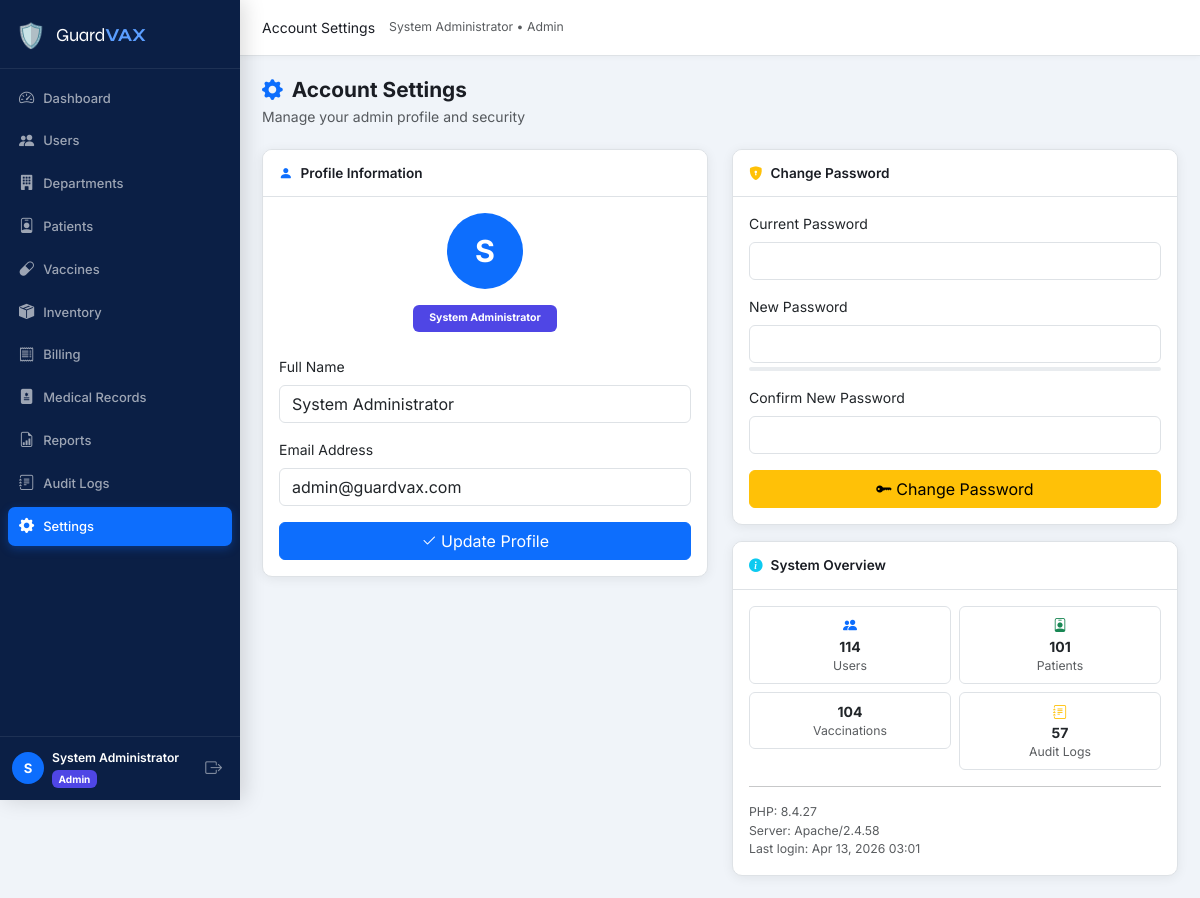
Screenshot of /admin/settings.php (signed in) with the database file from the repository.
### tables this page shows
CREATE TABLE `users` (
  `id` int(10) UNSIGNED NOT NULL,
  `name` varchar(150) NOT NULL,
  `email` varchar(150) NOT NULL,
  `password` varchar(255) NOT NULL,
  `role_id` int(10) UNSIGNED NOT NULL,
  `department_id` int(10) UNSIGNED DEFAULT NULL,
  `status` enum('active','inactive','pending') NOT NULL DEFAULT 'pending',
  `email_verified` tinyint(1) NOT NULL DEFAULT 0,
  `created_at` datetime NOT NULL DEFAULT current_timestamp(),
  `updated_at` datetime NOT NULL DEFAULT current_timestamp() ON UPDATE current_timestamp()
);

CREATE TABLE `roles` (
  `id` int(10) UNSIGNED NOT NULL,
  `name` varchar(50) NOT NULL,
  `label` varchar(100) NOT NULL
);

### config/db.php (called while the page is built, shortened)
<?php
function db(): PDO {
    static $pdo = null;
    if ($pdo === null) {
        $dsn = sprintf(
            'mysql:host=%s;port=%s;dbname=%s;charset=%s',
            DB_HOST, DB_PORT, DB_NAME, DB_CHARSET
        );
        $options = [
            PDO::ATTR_ERRMODE            => PDO::ERRMODE_EXCEPTION,
            PDO::ATTR_DEFAULT_FETCH_MODE => PDO::FETCH_ASSOC,
            PDO::ATTR_EMULATE_PREPARES   => false,
        ];
        try {
            $pdo = new PDO($dsn, DB_USER, DB_PASS, $options);
            $offset = (new DateTime())->format('P');
            $pdo->exec("SET time_zone='{$offset}'");
        } catch (PDOException $e) {
            die('<div style="padding:2rem;color:red;font-family:monospace">
                <strong>Database Connection Error:</strong> ' . htmlspecialchars($e->getMessage()) . '
            </div>');
        }
    }
    return $pdo;
}

### includes/functions.php (called while the page is built, shortened)
<?php
require_once __DIR__ . '/../config/db.php';
function sanitize(string $value): string
{
    return htmlspecialchars(trim($value), ENT_QUOTES, 'UTF-8');
}
function formatDate(string $date, string $format = 'M d, Y'): string
{
    return $date ? date($format, strtotime($date)) : 'N/A';
}

### admin/settings.php (the view, shortened to what this page needs)
<?php
require_once __DIR__ . '/../includes/auth.php';
require_once __DIR__ . '/../includes/layout.php';
$user   = guard('admin');
$stmt = db()->prepare('SELECT u.*, r.name AS role_name FROM users u JOIN roles r ON r.id=u.role_id WHERE u.id=?');
$stmt->execute([$user['id']]);
$currentUser = $stmt->fetch();
$stats = [
    'users'        => (int)db()->query('SELECT COUNT(*) FROM users')->fetchColumn(),
    'patients'     => (int)db()->query('SELECT COUNT(*) FROM patients')->fetchColumn(),
    'vaccinations' => (int)db()->query('SELECT COUNT(*) FROM vaccinations')->fetchColumn(),
    'logs'         => (int)db()->query('SELECT COUNT(*) FROM audit_logs')->fetchColumn(),
];
?>
<?php renderHead('Settings'); ?>
<?php renderNav($user); ?>
<?php renderPageHeader('Account Settings', 'Manage your admin profile and security', 'gear-fill'); ?>
<div class="row g-4">
  <div class="col-md-6">
    <div class="card card-gvx">
      <div class="card-header-gvx"><i class="bi bi-person-fill me-2 text-primary"></i>Profile Information</div>
      <div class="card-body">
        <div class="text-center mb-4">
          <div class="profile-avatar mx-auto mb-3">
            <?= mb_strtoupper(mb_substr($currentUser['name'], 0, 1)) ?>
          </div>
          <span class="badge bg-role-admin px-3 py-2">System Administrator</span>
        </div>
        <form method="POST" novalidate>
          <div class="mb-3">
            <label class="form-label">Full Name</label>
            <input type="text" name="name" class="form-control" value="<?= sanitize($currentUser['name']) ?>" required>
          </div>
          <div class="mb-3">
            <label class="form-label">Email Address</label>
            <input type="email" name="email" class="form-control" value="<?= sanitize($currentUser['email']) ?>" required>
          </div>
          <button type="submit" class="btn btn-primary w-100"><i class="bi bi-check2 me-1"></i>Update Profile</button>
        </form>
      </div>
    </div>
  </div>
  <div class="col-md-6">
    <div class="card card-gvx mb-3">
      <div class="card-header-gvx"><i class="bi bi-shield-lock-fill me-2 text-warning"></i>Change Password</div>
      <div class="card-body">
        <form method="POST" novalidate>
          <div class="mb-3">
            <label class="form-label">Current Password</label>
            <input type="password" name="current_password" class="form-control" required>
          </div>
          <div class="mb-3">
            <label class="form-label">New Password</label>
            <input type="password" name="new_password" id="newPw" class="form-control" required minlength="8">
            <div class="progress mt-1" style="height:4px">
            </div>
          </div>
          <div class="mb-3">
            <label class="form-label">Confirm New Password</label>
            <input type="password" name="confirm_password" class="form-control" required>
          </div>
          <button type="submit" class="btn btn-warning w-100"><i class="bi bi-key-fill me-1"></i>Change Password</button>
        </form>
      </div>
    </div>
    <div class="card card-gvx">
      <div class="card-header-gvx"><i class="bi bi-info-circle-fill me-2 text-info"></i>System Overview</div>
      <div class="card-body">
        <div class="row g-2 text-center">
          <?php foreach ([
            ['label'=>'Users', 'val'=>$stats['users'], 'icon'=>'people-fill', 'color'=>'primary'],
            ['label'=>'Patients', 'val'=>$stats['patients'], 'icon'=>'person-badge', 'color'=>'success'],
            ['label'=>'Vaccinations', 'val'=>$stats['vaccinations'], 'icon'=>'syringe', 'color'=>'info'],
            ['label'=>'Audit Logs', 'val'=>$stats['logs'], 'icon'=>'journal-text', 'color'=>'warning'],
          ] as $s): ?>
          <div class="col-6">
            <div class="p-2 border rounded">
              <i class="bi bi-<?= $s['icon'] ?> text-<?= $s['color'] ?>"></i>
              <div class="fw-bold"><?= number_format($s['val']) ?></div>
              <div class="text-muted small"><?= $s['label'] ?></div>
            </div>
          </div>
          <?php endforeach; ?>
        </div>
        <hr>
        <div class="small text-muted">
          <div>PHP: <?= PHP_VERSION ?></div>
          <div>Server: <?= sanitize($_SERVER['SERVER_SOFTWARE'] ?? 'Unknown') ?></div>
          <div>Last login: <?= formatDate($currentUser['updated_at'], 'M d, Y H:i') ?></div>
        </div>
      </div>
    </div>
  </div>
</div>
<?php renderFooter(); ?>

### includes/layout.php (shortened to what this page needs)
<?php
function renderHead(string $title, array $extraCss = []): void
{
    $siteName = SITE_NAME;
    $siteUrl  = SITE_URL;
    echo <<<HTML
<!DOCTYPE html>
<html lang="en">
<head>
  <meta charset="UTF-8">
  <meta name="viewport" content="width=device-width, initial-scale=1.0">
  <title>{$title} — {$siteName}</title>
  <link rel="stylesheet" href="https://cdn.jsdelivr.net/npm/bootstrap@5.3.2/dist/css/bootstrap.min.css">
  <link rel="stylesheet" href="https://cdn.jsdelivr.net/npm/bootstrap-icons@1.11.3/font/bootstrap-icons.min.css">
  <link rel="preconnect" href="https://fonts.googleapis.com">
  <link href="https://fonts.googleapis.com/css2?family=Inter:wght@300;400;500;600;700&family=Syne:wght@700;800&display=swap" rel="stylesheet">
  <link rel="stylesheet" href="{$siteUrl}/assets/css/style.css">
HTML;
    echo "</head>\n<body>\n";
}
function renderNav(array $user): void
{
    $role    = $user['role_name'];
    $name    = htmlspecialchars($user['name']);
    $roleLabel = ucfirst($role);
    $siteUrl = SITE_URL;
    $current = $_SERVER['REQUEST_URI'];
    $links = '';
    foreach ($navLinks as $link) {
        $active = str_contains($current, $link['href']) ? 'active' : '';
        $links .= <<<HTML
        <li class="nav-item">
          <a class="nav-link {$active}" href="{$siteUrl}{$link['href']}">
            <i class="bi bi-{$link['icon']}"></i>
            <span>{$link['label']}</span>
          </a>
        </li>
HTML;
    }
    echo <<<HTML
<div class="gvx-wrapper">
<aside class="gvx-sidebar" id="gvxSidebar">
  <div class="sidebar-brand">
    <span class="brand-icon">🛡️</span>
    <span class="brand-name">Guard<strong>VAX</strong></span>
  </div>
  <nav class="sidebar-nav">
    <ul class="nav flex-column">
      {$links}
    </ul>
  </nav>
  <div class="sidebar-footer">
    <div class="user-pill">
      <div class="user-avatar">{$name[0]}</div>
      <div class="user-info">
        <div class="user-name">{$name}</div>
        <div class="user-role badge bg-role-{$role}">{$roleLabel}</div>
      </div>
    </div>
    <a href="{$siteUrl}/auth/logout.php" class="btn-logout" title="Logout">
      <i class="bi bi-box-arrow-right"></i>
    </a>
  </div>
</aside>
<main class="gvx-main">
  <header class="gvx-topbar">
    <button class="sidebar-toggle d-lg-none" onclick="document.getElementById('gvxSidebar').classList.toggle('show')">
      <i class="bi bi-list"></i>
    </button>
    <div class="topbar-title" id="pageTitle"></div>
    <div class="topbar-actions">
      <span class="text-muted small d-none d-md-block">{$name} &bull; {$roleLabel}</span>
    </div>
  </header>
  <div class="gvx-content">
HTML;
}
function renderFooter(): void
{
    $siteUrl = SITE_URL;
    echo <<<HTML
  </div>
</main>
</div>
<script src="https://cdn.jsdelivr.net/npm/bootstrap@5.3.2/dist/js/bootstrap.bundle.min.js"></script>
<script src="https://cdn.jsdelivr.net/npm/chart.js@4.4.0/dist/chart.umd.min.js"></script>
<script src="https://cdn.jsdelivr.net/npm/sweetalert2@11"></script>
<script src="{$siteUrl}/assets/js/main.js"></script>
</body>
</html>
HTML;
}
function renderPageHeader(string $title, string $subtitle = '', string $icon = 'clipboard2-pulse'): void
{
    echo <<<HTML
    <div class="page-header">
      <div>
        <h1 class="page-title"><i class="bi bi-{$icon}"></i> {$title}</h1>
        <p class="page-subtitle text-muted mb-0">{$subtitle}</p>
      </div>
    </div>
HTML;
}

### assets/css/style.css (style rules this page uses)
:root { --gvx-primary: #0d6efd; --gvx-primary-dark: #0a58ca; --gvx-sidebar-bg: #0b1f45; --gvx-sidebar-w: 240px; --gvx-topbar-h: 56px; --gvx-content-bg: #f0f4f9; --gvx-card-bg: #ffffff; --gvx-border: #dee2e6; --gvx-text: #1a1d24; --gvx-muted: #6c757d; --gvx-radius: 10px; --gvx-shadow: 0 2px 12px rgba(0,0,0,.07); --gvx-transition: .22s ease; }
*, *::before, *::after { box-sizing: border-box; }
body { font-family: 'Inter', system-ui, sans-serif; font-size: .875rem; color: var(--gvx-text); background: var(--gvx-content-bg); overflow-x: hidden; }
.gvx-wrapper { display: flex; min-height: 100vh; }
.gvx-sidebar { width: var(--gvx-sidebar-w); height: 100vh; background: var(--gvx-sidebar-bg); display: flex; flex-direction: column; position: fixed; top: 0; left: 0; z-index: 1050; transition: transform var(--gvx-transition); box-shadow: 4px 0 20px rgba(0,0,0,.15); overflow: hidden; }
.sidebar-brand { padding: 18px 16px 14px; display: flex; align-items: center; gap: 10px; border-bottom: 1px solid rgba(255,255,255,.08); flex-shrink: 0; }
.brand-icon { font-size: 1.5rem; }
.brand-name { font-family: 'Syne', sans-serif; font-size: 1.15rem; color: #fff; letter-spacing: -.3px; }
.brand-name strong { color: #5b9eff; }
.sidebar-nav { flex: 1; padding: 8px 0; overflow-y: auto; overflow-x: hidden; scrollbar-width: thin; scrollbar-color: rgba(255,255,255,.15) transparent; }
.sidebar-nav .nav-item { margin: 2px 8px; }
.sidebar-nav .nav-link { display: flex; align-items: center; gap: 9px; padding: 8px 11px; border-radius: 7px; color: rgba(255,255,255,.6); font-size: .81rem; font-weight: 500; transition: background var(--gvx-transition), color var(--gvx-transition); text-decoration: none; white-space: nowrap; }
.sidebar-nav .nav-link i { font-size: .95rem; flex-shrink: 0; }
.sidebar-nav .nav-link.active { background: var(--gvx-primary); color: #fff; box-shadow: 0 3px 10px rgba(13,110,253,.3); }
.sidebar-footer { padding: 12px 12px; border-top: 1px solid rgba(255,255,255,.08); display: flex; align-items: center; gap: 8px; flex-shrink: 0; background: var(--gvx-sidebar-bg); }
.user-pill { display: flex; align-items: center; gap: 8px; flex: 1; min-width: 0; }
.user-avatar { width: 32px; height: 32px; border-radius: 50%; background: var(--gvx-primary); color: #fff; font-size: .82rem; font-weight: 700; display: flex; align-items: center; justify-content: center; flex-shrink: 0; }
.user-info { min-width: 0; }
.user-name { color: #fff; font-size: .76rem; font-weight: 600; white-space: nowrap; overflow: hidden; text-overflow: ellipsis; }
.user-role { font-size: .63rem; }
.btn-logout { color: rgba(255,255,255,.5); font-size: 1.05rem; padding: 4px 6px; border-radius: 6px; transition: color .2s, background .2s; text-decoration: none; flex-shrink: 0; }
.gvx-main { flex: 1; margin-left: var(--gvx-sidebar-w); display: flex; flex-direction: column; min-height: 100vh; }
.gvx-topbar { height: var(--gvx-topbar-h); background: #fff; border-bottom: 1px solid var(--gvx-border); display: flex; align-items: center; padding: 0 22px; gap: 14px; position: sticky; top: 0; z-index: 100; box-shadow: 0 1px 6px rgba(0,0,0,.04); }
.gvx-content { padding: 22px; flex: 1; }
.page-header { display: flex; align-items: flex-start; justify-content: space-between; margin-bottom: 22px; }
.page-title { font-size: 1.3rem; font-weight: 700; color: var(--gvx-text); margin: 0 0 3px; display: flex; align-items: center; gap: 9px; }
.page-title i { color: var(--gvx-primary); }
.card-gvx { border: 1px solid var(--gvx-border); border-radius: var(--gvx-radius); box-shadow: var(--gvx-shadow); background: var(--gvx-card-bg); overflow: hidden; }
.card-header-gvx { padding: 13px 16px; background: #fff; border-bottom: 1px solid var(--gvx-border); font-weight: 600; font-size: .85rem; color: var(--gvx-text); }
.profile-avatar { width: 76px; height: 76px; border-radius: 50%; background: var(--gvx-primary); color: #fff; font-size: 1.9rem; font-weight: 700; display: flex; align-items: center; justify-content: center; }
.bg-role-admin { background: #4f46e5 !important; }

### rows the page displays
users: name "S", name "System Administrator", role.name "Admin", email "admin@guardvax.com", updated_at "Apr 13, 2026 03:01"

### other values shown
$link['label'] "Dashboard"
$link['label'] "Users"
$link['label'] "Departments"
$link['label'] "Patients"
$link['label'] "Vaccines"
$link['label'] "Inventory"
$link['label'] "Billing"
$link['label'] "Medical Records"
$link['label'] "Reports"
$link['label'] "Audit Logs"
$link['label'] "Settings"
$title "Account Settings"
$subtitle "Manage your admin profile and security"
$s['val'] "114"
$s['label'] "Users"
